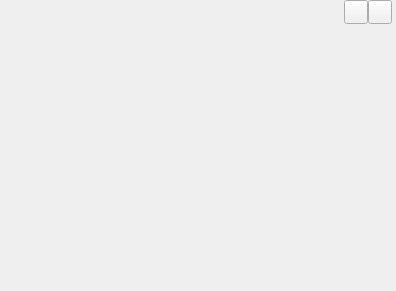
<?xml version="1.0" encoding="UTF-8"?>
<ui version="4.0">
 <class>SkinWindow</class>
 <widget class="QWidget" name="SkinWindow">
  <property name="geometry">
   <rect>
    <x>0</x>
    <y>0</y>
    <width>396</width>
    <height>291</height>
   </rect>
  </property>
  <property name="windowTitle">
   <string>SkinWindow</string>
  </property>
  <layout class="QVBoxLayout" name="verticalLayout">
   <property name="spacing">
    <number>0</number>
   </property>
   <property name="leftMargin">
    <number>0</number>
   </property>
   <property name="topMargin">
    <number>0</number>
   </property>
   <property name="rightMargin">
    <number>0</number>
   </property>
   <property name="bottomMargin">
    <number>0</number>
   </property>
   <item>
    <widget class="QWidget" name="titleWidget" native="true">
     <property name="sizePolicy">
      <sizepolicy hsizetype="Expanding" vsizetype="Fixed">
       <horstretch>0</horstretch>
       <verstretch>0</verstretch>
      </sizepolicy>
     </property>
     <property name="titleskin" stdset="0">
      <bool>true</bool>
     </property>
     <layout class="QHBoxLayout" name="horizontalLayout">
      <property name="spacing">
       <number>0</number>
      </property>
      <property name="leftMargin">
       <number>12</number>
      </property>
      <property name="topMargin">
       <number>0</number>
      </property>
      <property name="rightMargin">
       <number>4</number>
      </property>
      <property name="bottomMargin">
       <number>0</number>
      </property>
      <item>
       <widget class="QLabel" name="titleIcon">
        <property name="sizePolicy">
         <sizepolicy hsizetype="Fixed" vsizetype="Fixed">
          <horstretch>0</horstretch>
          <verstretch>0</verstretch>
         </sizepolicy>
        </property>
        <property name="minimumSize">
         <size>
          <width>42</width>
          <height>18</height>
         </size>
        </property>
        <property name="maximumSize">
         <size>
          <width>42</width>
          <height>18</height>
         </size>
        </property>
        <property name="text">
         <string/>
        </property>
       </widget>
      </item>
      <item>
       <spacer name="horizontalSpacer">
        <property name="orientation">
         <enum>Qt::Horizontal</enum>
        </property>
        <property name="sizeHint" stdset="0">
         <size>
          <width>295</width>
          <height>20</height>
         </size>
        </property>
       </spacer>
      </item>
      <item>
       <widget class="QPushButton" name="sysmin">
        <property name="sizePolicy">
         <sizepolicy hsizetype="Fixed" vsizetype="Fixed">
          <horstretch>0</horstretch>
          <verstretch>0</verstretch>
         </sizepolicy>
        </property>
        <property name="minimumSize">
         <size>
          <width>24</width>
          <height>24</height>
         </size>
        </property>
        <property name="maximumSize">
         <size>
          <width>24</width>
          <height>24</height>
         </size>
        </property>
        <property name="text">
         <string/>
        </property>
       </widget>
      </item>
      <item>
       <widget class="QPushButton" name="sysclose">
        <property name="sizePolicy">
         <sizepolicy hsizetype="Fixed" vsizetype="Fixed">
          <horstretch>0</horstretch>
          <verstretch>0</verstretch>
         </sizepolicy>
        </property>
        <property name="minimumSize">
         <size>
          <width>24</width>
          <height>24</height>
         </size>
        </property>
        <property name="maximumSize">
         <size>
          <width>24</width>
          <height>24</height>
         </size>
        </property>
        <property name="text">
         <string/>
        </property>
       </widget>
      </item>
     </layout>
    </widget>
   </item>
   <item>
    <widget class="QWidget" name="bodyWidget" native="true">
     <property name="sizePolicy">
      <sizepolicy hsizetype="Expanding" vsizetype="Expanding">
       <horstretch>0</horstretch>
       <verstretch>0</verstretch>
      </sizepolicy>
     </property>
     <layout class="QGridLayout" name="gridLayout"/>
    </widget>
   </item>
  </layout>
 </widget>
 <layoutdefault spacing="6" margin="11"/>
 <resources/>
 <connections/>
</ui>
